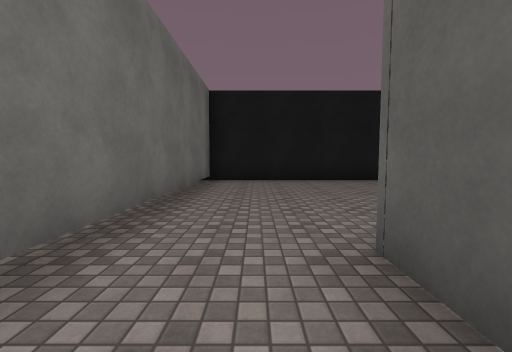
view 1 (above)

18 first-person views from a walk through a scene from a Unity 3-D project. The camera is 1.3 m above the floor, tilts 4° down and sees 90° across. The floor is counted in squares, 2 m on a side. Each view is taken from the middle of a square. On the plan, view 1 faces up. The plan holds only what a view shows up to about 9 squares ahead; the rest is blank. The place goes on beyond the plan. The player is left out. Surface patterns are stand-ins for the level's own textures.

view 2
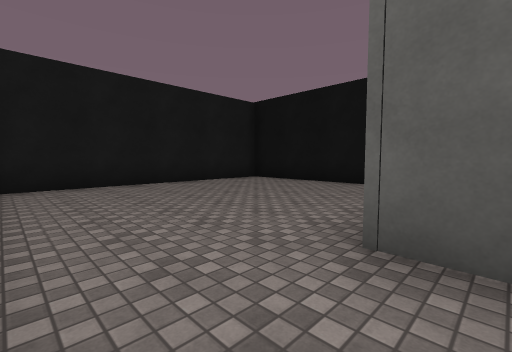

view 3
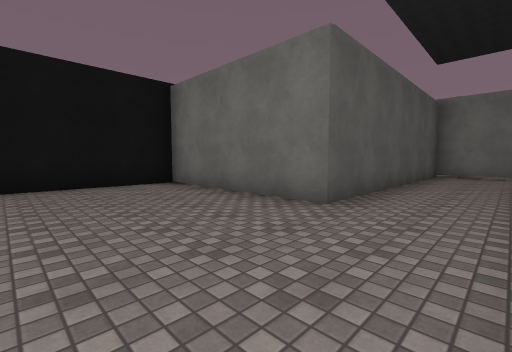

view 4
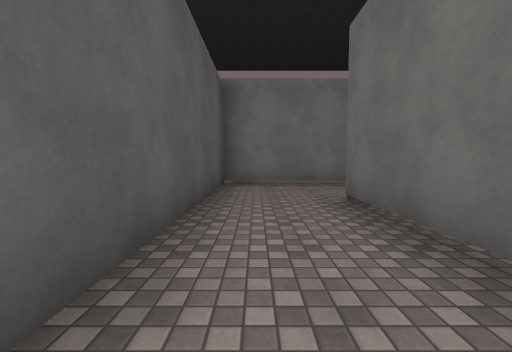

view 5
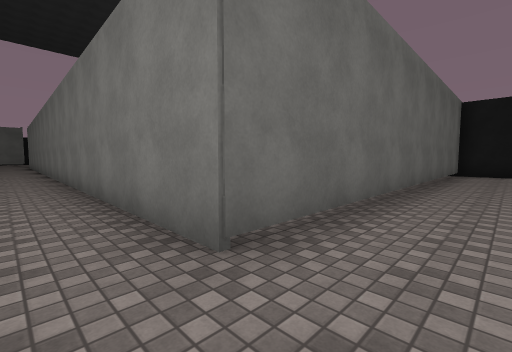

view 6
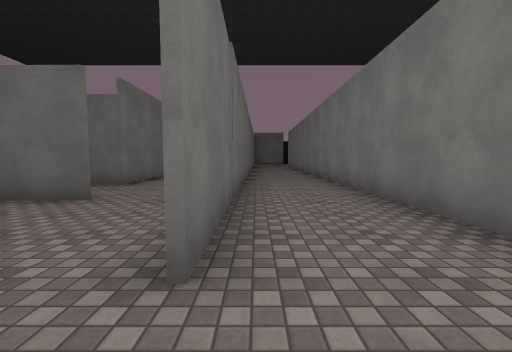

view 7
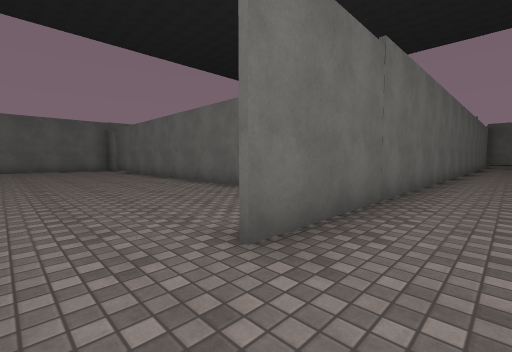

view 8
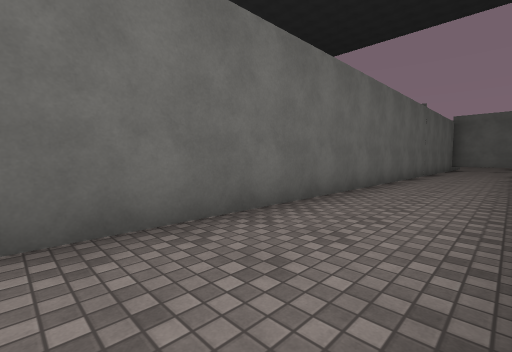

view 9
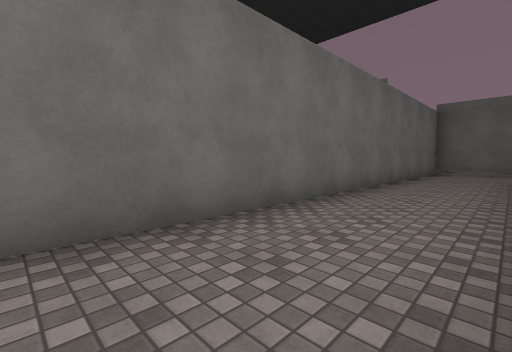

view 10
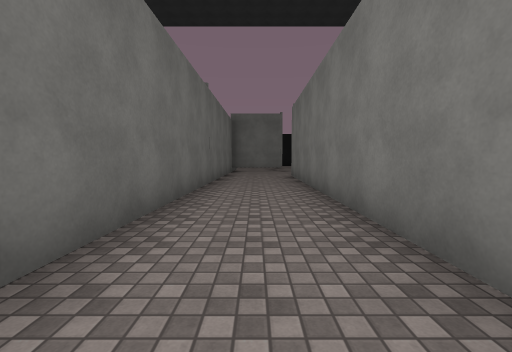

view 11
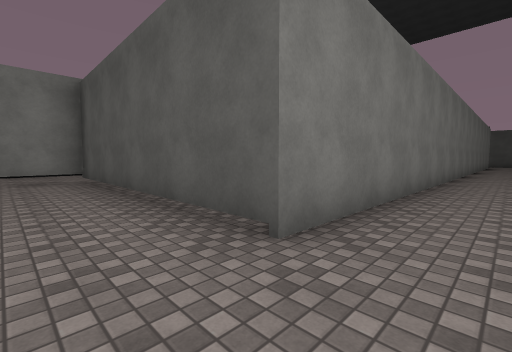

view 12
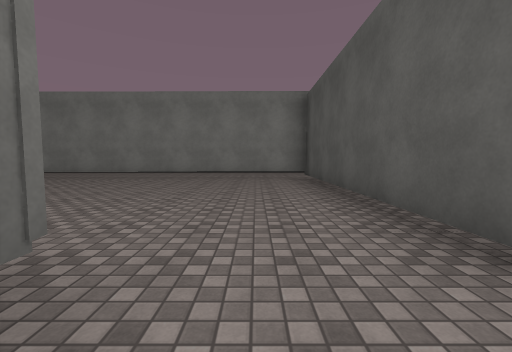

view 13
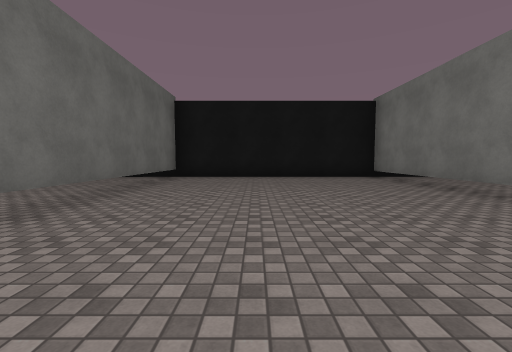

view 14
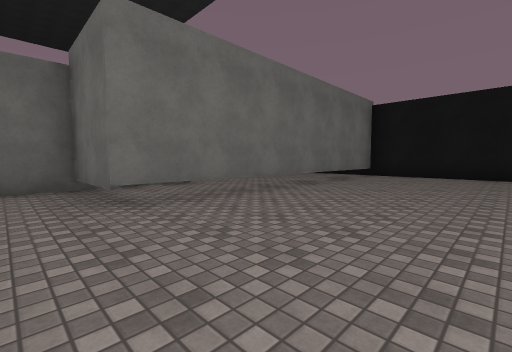

view 15
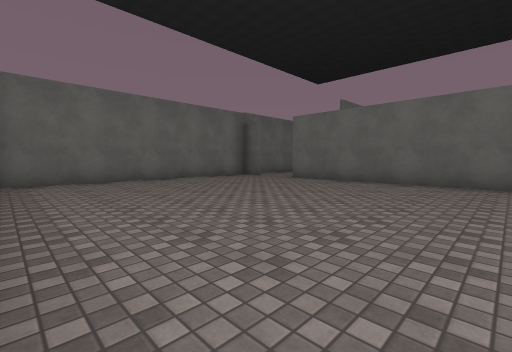

view 16
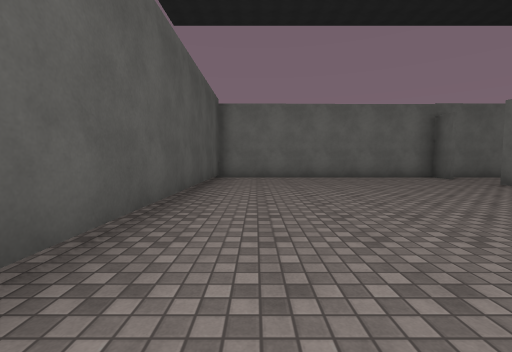

view 17
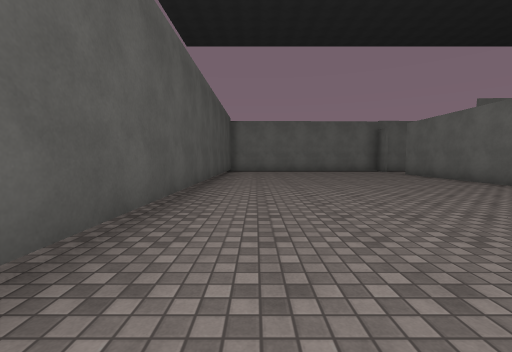

view 18
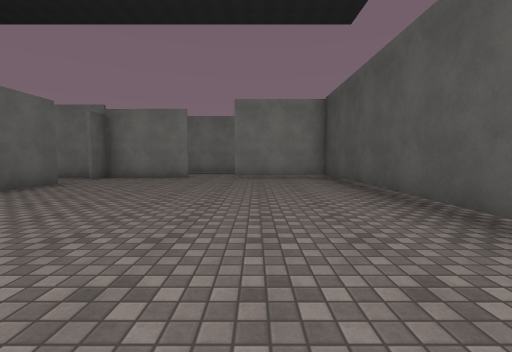

### Floor plan
Key: @ floor where view 1 was taken; # wall or solid block; . floor; T thing the floor can be seen under or through.
Columns run from 33 left of view 1 to 6 right of it. Each row starts with its distance up from view 1.
  8                                #########
  7                                #.......#
  6                                #.......#
  5                                #.......#
  4 #############                  #.......#
  3 #...........#                  #.......#
  2 #...........#                  #.......#
  1 #...........#                  #..######
  0 #...........#                  #.@#
 -1 #...........#                  #..#
 -2 #...........###############    #..#
 -3 #TTTTTTTTT................######..#
 -4  ........#........................#
 -5   .....  ####################..####
 -6                          .#.......#
 -7                         ..........#
 -8                      ####.#.......#
 -9                         # #.......#
-10                           #.......#
-11                           #.......#
-12                           #.......#
-13                           #.......#
-14                           #.......#
-15                           #.......#
-16                           #.......#
-17                          .........#
-18                         ..#......##
-19                         ##########

Where each view was taken, in squares from view 1:
view 1: 0 up, 0 right, facing up
view 2: 1 up, 1 left, facing up-right
view 3: 5 up, 1 left, facing down-right
view 4: 1 up, 0 right, facing down
view 5: 4 down, 0 right, facing up-left
view 6: 5 down, 3 left, facing left
view 7: 4 down, 3 left, facing down-left
view 8: 3 down, 8 left, facing down-left
view 9: 3 down, 12 left, facing down-left
view 10: 4 down, 12 left, facing left
view 11: 4 down, 23 left, facing up-right
view 12: 4 down, 23 left, facing up
view 13: 0 up, 24 left, facing left
view 14: 1 up, 23 left, facing down-left
view 15: 11 down, 0 right, facing down-left
view 16: 10 down, 1 left, facing down
view 17: 6 down, 1 left, facing down
view 18: 14 down, 2 left, facing up
